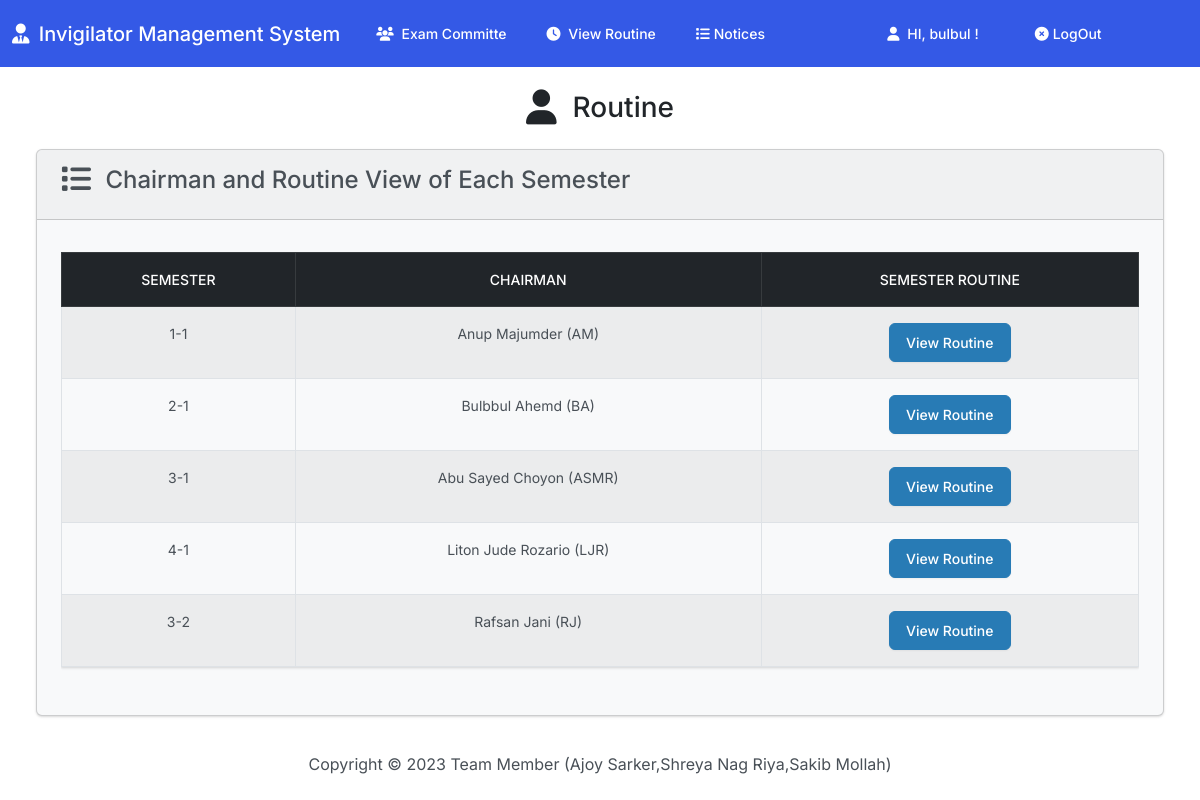
The page /view-committe-list/ (signed in) on the database its author committed.
### InvApp/models.py (models this page shows, shortened)
class Semester (models.Model):
    semester_name = models.CharField(null=True, max_length=200)
    student_number = models.PositiveIntegerField()
    courses = models.ManyToManyField(Course, null=True)
    chairman = models.OneToOneField(
        Teacher, on_delete=models.CASCADE, null=True)

class Teacher (models.Model):
    choice = (
        ('Yes', 'Chairman'),
        ('No', 'Just a Teacher')
    )
    user = models.OneToOneField(User, on_delete=models.CASCADE, null=True)
    first_name = models.CharField(max_length=50)
    last_name = models.CharField(max_length=50)
    short_name = models.CharField(max_length=10, null=True, unique=True)
    designation = models.CharField(max_length=50)
    image = models.ImageField(upload_to='images/', default='images/default_image.png')

### InvApp/views.py (the view)
# urls.py: path('view-committe-list/', views.CommitteListView.as_view(), name='viewcommittellist'),
class CommitteListView(LoginRequiredMixin, TemplateView):
    template_name = "inv/view_commite_list.html"
    login_url = "teach_login"
    def get(self, request):
        semesters = Semester.objects.all()
        return render(request, self.template_name, {'semesters': semesters})

### InvApp/templates/inv/view_commite_list.html (shortened to what this page needs)
{% extends 'inv/base.html' %}
{% load static %}
{% block body %}
<h3 class="text-center m-4">
  <i class="fa-solid fa-user fa-lg me-3"></i>Routine
</h3>
<div class="row">
  <div class="col-12">
    <div class="card bg-light ms-4 me-4 mb-4">
      <div class="card-header">
        <h4><i class="fa-solid fa-list fa-lg me-2"></i> Chairman and Routine View of Each Semester</h4>
      </div>
      <div class="card-body">
        <p class="card-text">
        <div class="table-responsive">
          <table class="table table-hover
          table-striped table-bordered table-responsive
          border border-gray">
            <thead>
              <tr class="table-dark">
                <th class=" text-center" scope="col">Semester</th>
                <th class=" text-center" scope="col">Chairman</th>
                <th class=" text-center" scope="col">Semester Routine</th>
              </tr>
            </thead>
            <tbody>
              {% for semester in semesters %}
              <tr>
                <td class=" text-center ">{{semester.semester_name}}</td>
                <td class=" text-center ">
                  {{semester.chairman.first_name}}
                  {{semester.chairman.last_name}}
                  ({{semester.chairman.short_name}})
                </td>
                <td class=" text-center ">
                  <a href="{% url 'viewsemester' semester.semester_name %}">
                    <button class="btn btn-info">View Routine</button>
                  </a>
                </td>
                {% endfor %}
              </tr>
            </tbody>
          </table>
        </div>
        </p>
      </div>
    </div>
  </div>
</div>
{% endblock %}

### InvApp/templates/inv/base.html (shortened to what this page needs)
{% load static %}
<!DOCTYPE html>
<html lang="en">
  <head>
    <link
      rel="stylesheet"
      href="https://cdnjs.cloudflare.com/ajax/libs/OwlCarousel2/2.3.4/assets/owl.carousel.min.css"
    />
    <link
      rel="stylesheet"
      href="https://cdnjs.cloudflare.com/ajax/libs/OwlCarousel2/2.3.4/assets/owl.theme.default.min.css"
    />
    <link
      rel="stylesheet"
      href="https://cdnjs.cloudflare.com/ajax/libs/font-awesome/6.2.0/css/all.min.css"
    />
    <link
      rel="stylesheet"
      href="https://cdnjs.cloudflare.com/ajax/libs/font-awesome/6.1.1/css/all.min.css"
    />
    <link href="{% static 'css/bootstrap.min.css' %}" rel="stylesheet" />
    <link href="{% static 'css/style.css' %}" rel="stylesheet" />
  </head>
  <body class="d-flex flex-column min-vh-100">
    <nav class="navbar navbar-expand-lg navbar-dark bg-primary">
      <div class="container-fluid">
        <a class="navbar-brand" href="{% url 'index' %}">
          <i class="fa-solid fa-user-tie  me-1"></i>
          {% if user.is_authenticated and user.is_superuser %}
          Invigilator
          {% else %}
          Invigilator Management System
          {% endif%}
        </a>
        <div class="collapse navbar-collapse" id="navbarColor01">
          <ul class="navbar-nav me-auto">
            {% if user.is_authenticated and user.is_superuser or user.teacher %}
            <li class="nav-item">
              <a class="nav-link" href="{% url 'viewcommittellist' %}">
                <i class="fa-sharp fa-solid fa-users  me-1"></i>
                Exam Committe
              </a>
            </li>
            {% endif %}
            <li class="nav-item">
              <a class="nav-link" href="{% url 'viewallsemester' %}">
                <i class="fa-solid fa-clock  me-1"></i> View Routine
              </a>
            </li>
            <li class="nav-item">
              <a class="nav-link" href="{% url 'allnotice' %}">
                <i class="fa-solid fa-list  me-1"></i>Notices
              </a>
            </li>
          </ul>
          <ul class="navbar-nav me-auto">
            {% if user.is_authenticated %}
            <li class="nav-item ms-lg-4">
              <a class="nav-link" href="{% url 'profile' username=user.username %}">
                <i class="fa-solid fa-user me-1"></i>
                HI, {{ user.username }} !
              </a>
            </li>
            <li class="nav-item ms-lg-4">
              <a class="nav-link" href="{% url 'logout' %}">
                <i class="fa-solid fa-circle-xmark  me-1 " ></i>LogOut
              </a>
            </li>
            {% endif %}
          </ul>
        </div>
      </div>
    </nav>
    <div class="container-fluid">
      {% block body %}
      {% endblock %}
    </div>
    <footer class="mt-auto mb-4">
      <div class="text-center">
        <span>
          Copyright &copy;
          Team Member (Ajoy Sarker,Shreya Nag Riya,Sakib Mollah)
        </span>
      </div>
    </footer>
  </body>
</html>

### rows shown on the page
Semester: semester_name "1-1", chairman.first_name "Anup", chairman.last_name "Majumder", chairman.short_name "AM"
Semester: semester_name "2-1", chairman.first_name "Bulbbul", chairman.last_name "Ahemd", chairman.short_name "BA"
Semester: semester_name "3-1", chairman.first_name "Abu Sayed", chairman.last_name "Choyon", chairman.short_name "ASMR"
Semester: semester_name "4-1", chairman.first_name "Liton Jude", chairman.last_name "Rozario", chairman.short_name "LJR"
Semester: semester_name "3-2", chairman.first_name "Rafsan", chairman.last_name "Jani", chairman.short_name "RJ"

### other values the page prints
{{ user.username }} "bulbul"
